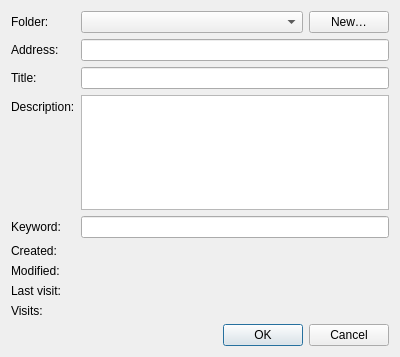
<?xml version="1.0" encoding="UTF-8"?>
<ui version="4.0">
 <class>Meerkat::BookmarkPropertiesDialog</class>
 <widget class="QDialog" name="Meerkat::BookmarkPropertiesDialog">
  <property name="geometry">
   <rect>
    <x>0</x>
    <y>0</y>
    <width>400</width>
    <height>357</height>
   </rect>
  </property>
  <layout class="QVBoxLayout" name="verticalLayout">
   <item>
    <layout class="QFormLayout" name="formLayout">
     <item row="2" column="0">
      <widget class="QLabel" name="titleLabel">
       <property name="text">
        <string>Title:</string>
       </property>
       <property name="buddy">
        <cstring>titleLineEdit</cstring>
       </property>
      </widget>
     </item>
     <item row="3" column="0">
      <widget class="QLabel" name="descriptionLabel">
       <property name="text">
        <string>Description:</string>
       </property>
       <property name="buddy">
        <cstring>descriptionTextEdit</cstring>
       </property>
      </widget>
     </item>
     <item row="1" column="0">
      <widget class="QLabel" name="addressLabel">
       <property name="text">
        <string>Address:</string>
       </property>
       <property name="buddy">
        <cstring>addressLineEdit</cstring>
       </property>
      </widget>
     </item>
     <item row="0" column="0">
      <widget class="QLabel" name="folderLabel">
       <property name="text">
        <string>Folder:</string>
       </property>
       <property name="buddy">
        <cstring>folderComboBox</cstring>
       </property>
      </widget>
     </item>
     <item row="0" column="1">
      <layout class="QHBoxLayout" name="folderLayout">
       <item>
        <widget class="Meerkat::BookmarksComboBoxWidget" name="folderComboBox">
         <property name="sizePolicy">
          <sizepolicy hsizetype="Expanding" vsizetype="Fixed">
           <horstretch>0</horstretch>
           <verstretch>0</verstretch>
          </sizepolicy>
         </property>
        </widget>
       </item>
       <item>
        <widget class="QPushButton" name="newFolderButton">
         <property name="text">
          <string>New…</string>
         </property>
        </widget>
       </item>
      </layout>
     </item>
     <item row="1" column="1">
      <widget class="QLineEdit" name="addressLineEdit"/>
     </item>
     <item row="2" column="1">
      <widget class="QLineEdit" name="titleLineEdit"/>
     </item>
     <item row="3" column="1">
      <widget class="QPlainTextEdit" name="descriptionTextEdit">
       <property name="sizePolicy">
        <sizepolicy hsizetype="Expanding" vsizetype="Preferred">
         <horstretch>0</horstretch>
         <verstretch>0</verstretch>
        </sizepolicy>
       </property>
      </widget>
     </item>
     <item row="8" column="0">
      <widget class="QLabel" name="visitsLabel">
       <property name="text">
        <string>Visits:</string>
       </property>
      </widget>
     </item>
     <item row="7" column="0">
      <widget class="QLabel" name="lastVisitLabel">
       <property name="text">
        <string>Last visit:</string>
       </property>
      </widget>
     </item>
     <item row="5" column="0">
      <widget class="QLabel" name="addedLabel">
       <property name="text">
        <string>Created:</string>
       </property>
      </widget>
     </item>
     <item row="8" column="1">
      <widget class="Meerkat::TextLabelWidget" name="visitsLabelWidget" native="true">
       <property name="text" stdset="0">
        <string/>
       </property>
      </widget>
     </item>
     <item row="7" column="1">
      <widget class="Meerkat::TextLabelWidget" name="lastVisitLabelWidget" native="true">
       <property name="text" stdset="0">
        <string/>
       </property>
      </widget>
     </item>
     <item row="5" column="1">
      <widget class="Meerkat::TextLabelWidget" name="addedLabelWidget" native="true">
       <property name="text" stdset="0">
        <string/>
       </property>
      </widget>
     </item>
     <item row="6" column="0">
      <widget class="QLabel" name="modifiedLabel">
       <property name="text">
        <string>Modified:</string>
       </property>
      </widget>
     </item>
     <item row="6" column="1">
      <widget class="Meerkat::TextLabelWidget" name="modifiedLabelWidget" native="true">
       <property name="text" stdset="0">
        <string/>
       </property>
      </widget>
     </item>
     <item row="4" column="0">
      <widget class="QLabel" name="keywordLabel">
       <property name="text">
        <string>Keyword:</string>
       </property>
       <property name="buddy">
        <cstring>keywordLineEdit</cstring>
       </property>
      </widget>
     </item>
     <item row="4" column="1">
      <widget class="QLineEdit" name="keywordLineEdit"/>
     </item>
    </layout>
   </item>
   <item>
    <widget class="QDialogButtonBox" name="buttonBox">
     <property name="standardButtons">
      <set>QDialogButtonBox::Cancel|QDialogButtonBox::Ok</set>
     </property>
    </widget>
   </item>
  </layout>
 </widget>
 <customwidgets>
  <customwidget>
   <class>Meerkat::BookmarksComboBoxWidget</class>
   <extends>QComboBox</extends>
   <header>src/ui/BookmarksComboBoxWidget.h</header>
  </customwidget>
  <customwidget>
   <class>Meerkat::TextLabelWidget</class>
   <extends>QWidget</extends>
   <header>src/ui/TextLabelWidget.h</header>
   <container>1</container>
  </customwidget>
 </customwidgets>
 <tabstops>
  <tabstop>folderComboBox</tabstop>
  <tabstop>newFolderButton</tabstop>
  <tabstop>addressLineEdit</tabstop>
  <tabstop>titleLineEdit</tabstop>
  <tabstop>descriptionTextEdit</tabstop>
  <tabstop>keywordLineEdit</tabstop>
  <tabstop>buttonBox</tabstop>
 </tabstops>
 <resources/>
 <connections/>
</ui>
